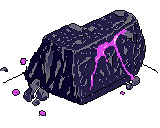
#> input picture art-archive/T-065/boulder_sample2_raw.png, 160 x 128 px, given in place of rev_charge.png, which was not available
$ python power_up_icon_sheet.py out.png
#> lines starting #> are read from the running program, lines starting #| are printed output that depends on the picture
"""Draws a review sheet of the four power-up icons, enlarged 8x on a dark and a light background.

  python game/tools/power_up_icon_sheet.py [out.png]
"""
import sys
from pathlib import Path

from PIL import Image

ROOT = Path(__file__).resolve().parents[2]
IDS = ["rev_charge", "jump", "bouncy_bumpers", "rusty_overcoat"]
SCALE = 8


def build_sheet(art_dir: Path) -> Image.Image:
    size = 32 * SCALE
    sheet = Image.new("RGBA", (size * len(IDS), size * 2), (0, 0, 0, 255))
    for row, bg in enumerate(((24, 26, 34, 255), (225, 225, 230, 255))):
        for col, name in enumerate(IDS):
            icon = Image.open(art_dir / f"{name}.png").convert("RGBA")
#> icon is the input picture: PIL image 160x128 RGBA; mean R, G, B, A 21, 15.8, 34.9, 104.4
            icon = icon.resize((icon.width * SCALE, icon.height * SCALE), Image.NEAREST)
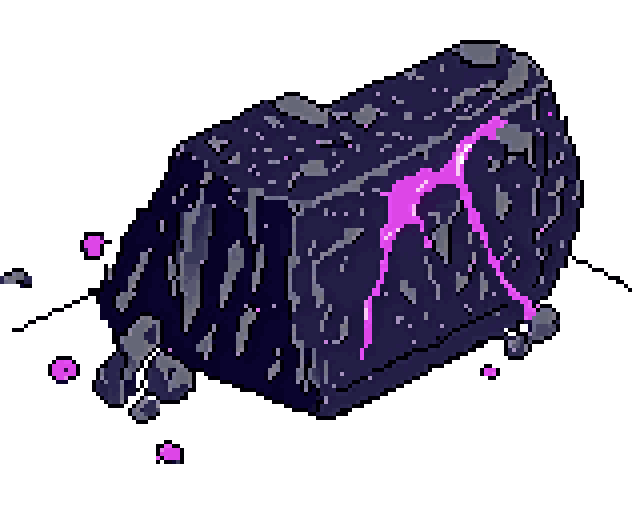
#> icon: PIL image 1280x1024 RGBA (shown at 1/2 size); mean R, G, B, A 21, 15.8, 34.9, 104.4; transparent parts drawn white
            tile = Image.new("RGBA", (size, size), bg)
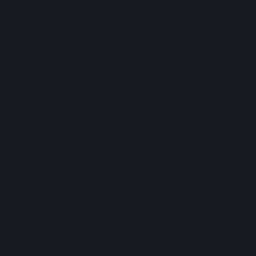
#> tile: PIL image 256x256 RGBA; mean R, G, B, A 24, 26, 34, 255
            tile.alpha_composite(icon, ((size - icon.width) // 2, (size - icon.height) // 2))
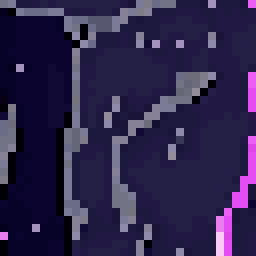
#> tile: PIL image 256x256 RGBA; mean R, G, B, A 45.3, 36.7, 75.6, 255
            sheet.paste(tile, (col * size, row * size))
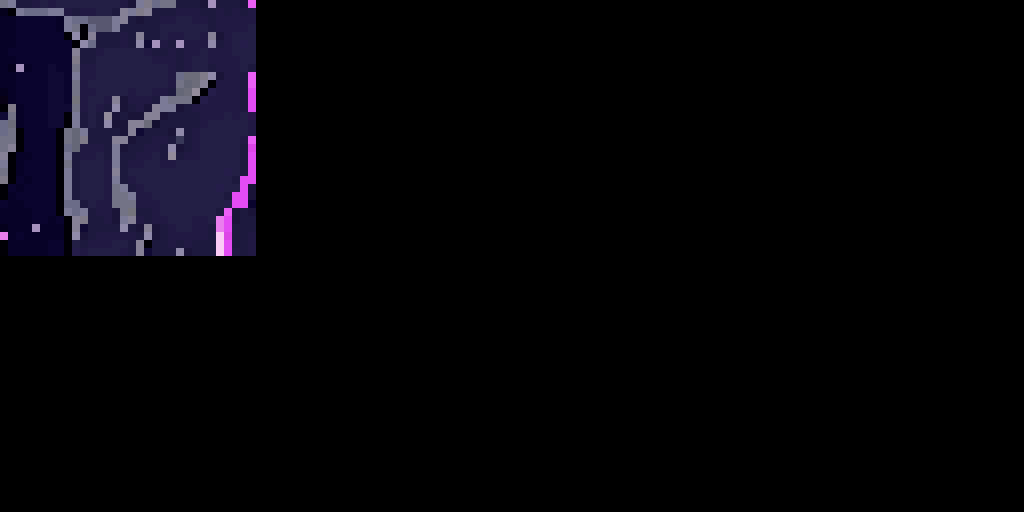
#> sheet: PIL image 1024x512 RGBA; mean R, G, B, A 5.7, 4.6, 9.4, 255
    return sheet


if __name__ == "__main__":
    out = Path(sys.argv[1]) if len(sys.argv) > 1 else ROOT / "art-archive/T-465/screenshots/icons_sheet.png"
    out.parent.mkdir(parents=True, exist_ok=True)
#> (the run stopped early here; a loop or call above may not have finished)
